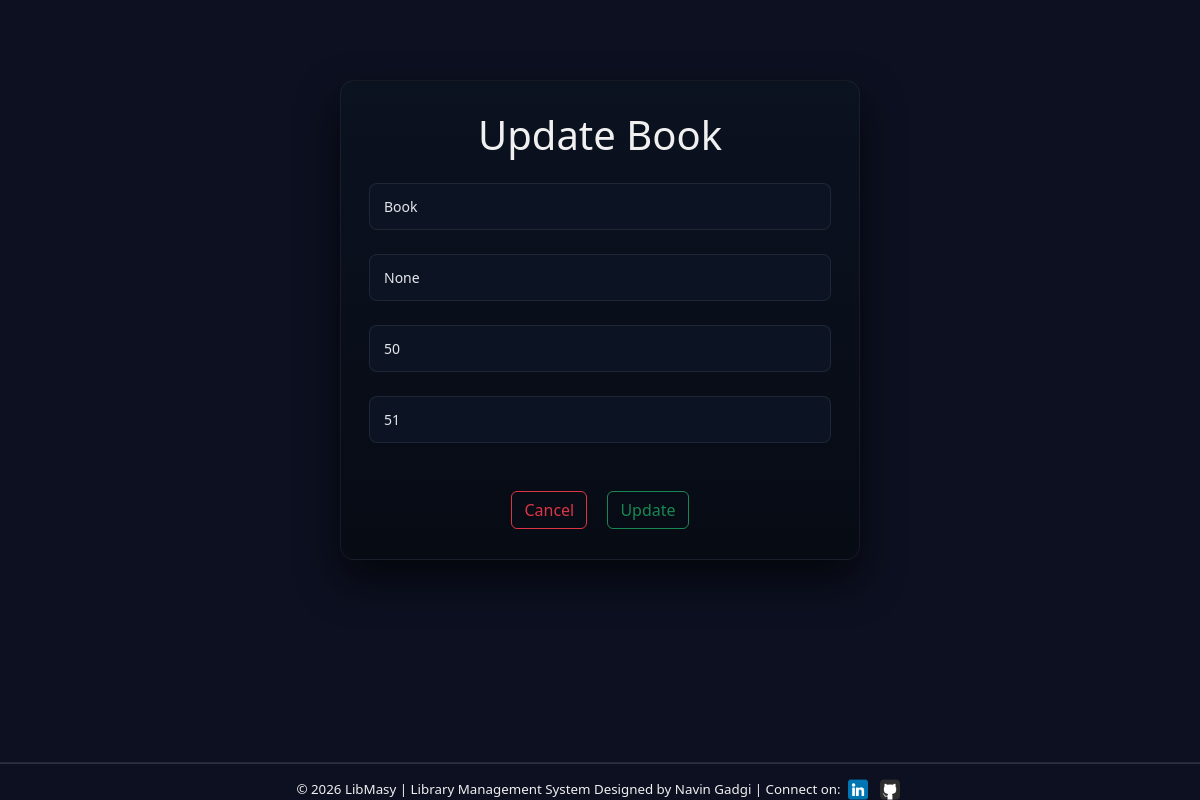
The page /library/1/3/update/ (signed in) on the database as committed earlier.
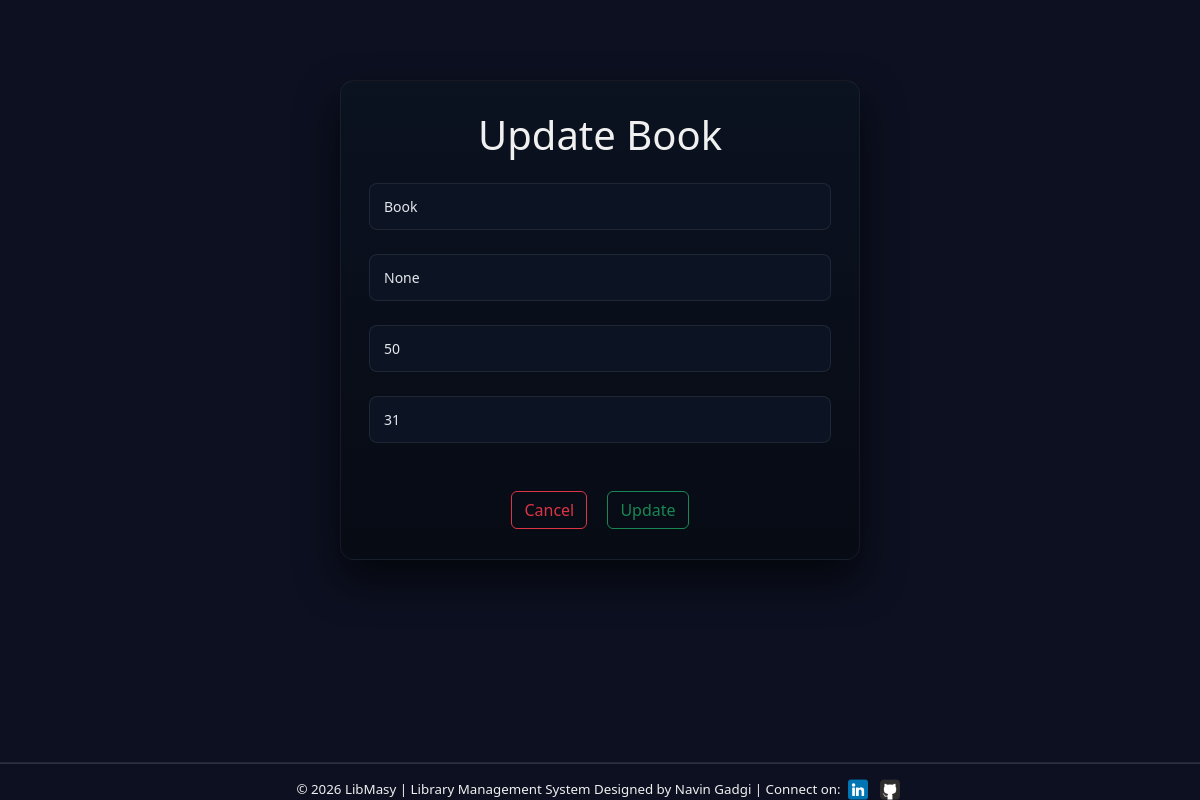
The same page on the database as committed later.
### newapp/models.py (models this page shows, shortened)
class Book(models.Model):
    library = models.ForeignKey(Library, on_delete=models.CASCADE)
    title = models.CharField(max_length=50)
    author = models.CharField(max_length=20)
    copies = models.PositiveIntegerField(null=True, blank=True)
    available = models.BooleanField(default=True)
    price = models.PositiveIntegerField()
    created_at = models.DateField(auto_now_add=True)

### newapp/views.py (the view, shortened to what this page needs)
# urls.py: path('<int:book_id>/<int:lib_id>/update/', views.update, name="update"),
@login_required
def update(request, book_id, lib_id):
    book_ins = get_object_or_404(Book, pk=book_id)
    return render(request, "add_book.html", {'lib_id': lib_id, 'book_ins': book_ins})

### newapp/templates/add_book.html (shortened to what this page needs)
{% extends 'layout2.html' %}
{% load static %}
{% block contant %}
<div class="parent">
    <div class="form text-center">
        {% if not book_ins %}
        <h1 class="mb-4">Add Book</h1>
        {% else %}
        <h1 class="mb-4">Update Book</h1>
        {% endif %}
        <form method="post">
            {% if not book_ins %}
            <input type="text" class="in mb-4" name="title" placeholder="Title" required>
            <input type="text" class="in mb-4" name="author" placeholder="Author" required>
            <input type="number" class="in mb-4" step="0.01" name="price" placeholder="Price" required>
            <input type="number" class="in mb-4" name="copies" value="1" placeholder="Number of Copies" required>
            <a href="{% url 'open' lib_id %}" class="btn btn-outline-danger mt-4 mx-2">Cancel</a>
            <button class="btn btn-outline-success mt-4 mx-2" type="submit">Add Book</button>
            {% else %}
            <input type="text" class="in mb-4" name="title" value="{{ book_ins.title }}" placeholder="New Title" required>
            <input type="text" class="in mb-4" name="author" value="{{ book_ins.author }}" placeholder="New Author" required>
            <input type="number" class="in mb-4" step="0.01" value="{{ book_ins.price }}" name="price" placeholder="New Price" required>
            <input type="number" class="in mb-4" name="copies" value="{{ book_ins.copies }}" placeholder="Copies" required>
            <a href="{% url 'open' lib_id %}" class="btn btn-outline-danger mt-4 mx-2">Cancel</a>
            <button class="btn btn-outline-success mt-4 mx-2" type="submit">Update</button>
            {% endif %}
        </form>
    </div>
</div>
    {% endblock %}

Rows that differ between the two databases and show on the page:
changed Book "Book": copies "51" → "31"
